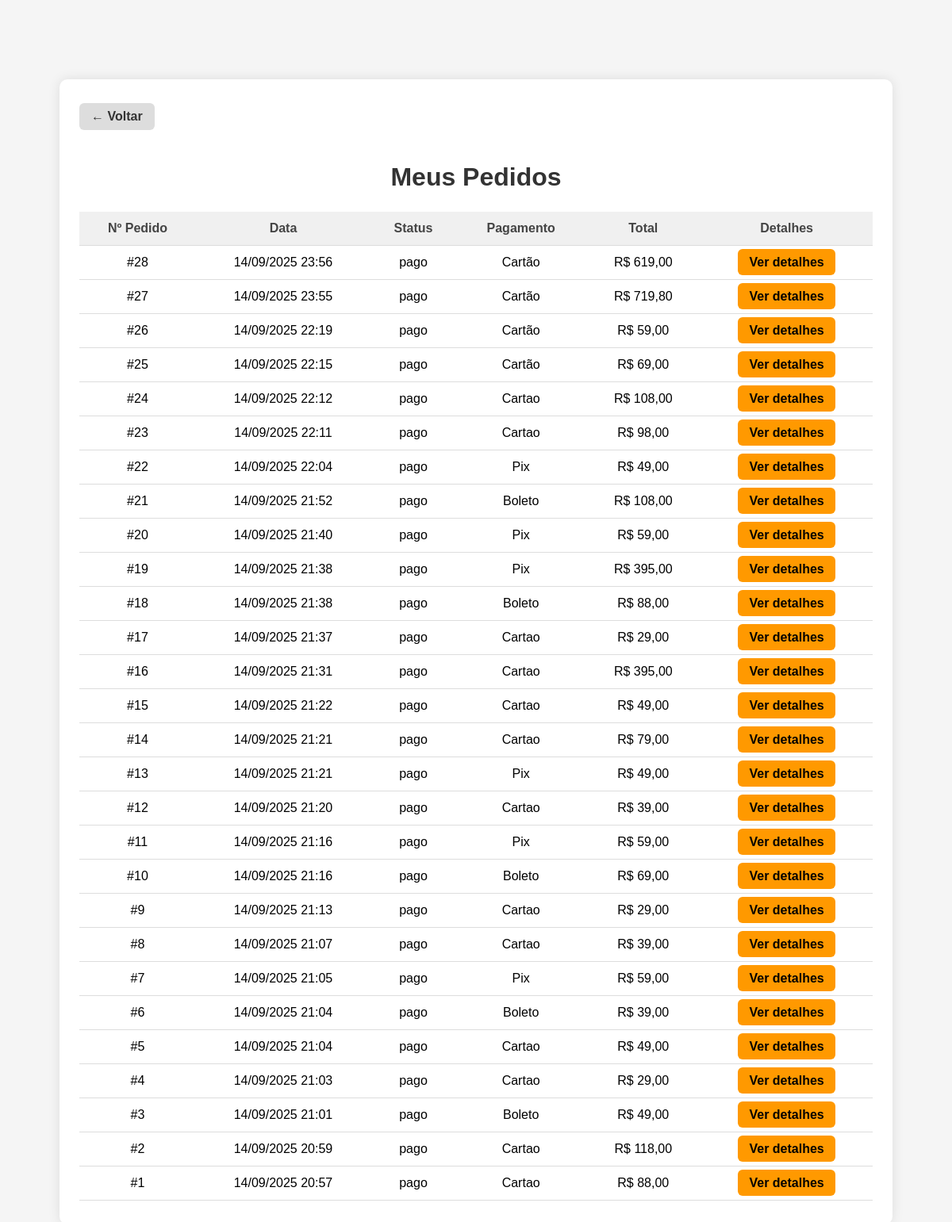
The page /src/php/views/meusPedidos.php (signed in) on the database its author committed.
### tables this page shows
CREATE TABLE `pedidos` (
  `id_pedido` int(11) NOT NULL,
  `id_usuario` int(11) DEFAULT NULL,
  `id_endereco` int(11) DEFAULT NULL,
  `data_pedido` datetime DEFAULT current_timestamp(),
  `status` enum('pendente','pago','enviado','entregue','cancelado') DEFAULT 'pendente',
  `total` decimal(10,2) DEFAULT NULL,
  `forma_pagamento` varchar(100) DEFAULT NULL
);

### src/php/views/meusPedidos.php (the view, shortened to what this page needs)
<?php
$id_usuario = $_SESSION['usuario_id'];
$conexao = new Conexao();
$db = $conexao->getConnection();
$sql = "
    SELECT * FROM pedidos
    WHERE id_usuario = :id_usuario
    ORDER BY data_pedido DESC
";
$stmt = $db->prepare($sql);
$stmt->bindParam(':id_usuario', $id_usuario, PDO::PARAM_INT);
$stmt->execute();
$pedidos = $stmt->fetchAll(PDO::FETCH_ASSOC);
?>
<!DOCTYPE html>
<html lang="pt-br">
<head>
    <link rel="stylesheet" href="../../css/styleMeusPedidos.css">
</head>
<body>
    <div class="container-pedidos">
        <a href="areaUsuario.php" class="botao-voltar">&larr; Voltar</a>
        <h1>Meus Pedidos</h1>
        <?php if (count($pedidos) === 0): ?>
            <p>Você ainda não fez nenhum pedido.</p>
        <?php else: ?>
            <table>
                <thead>
                    <tr>
                        <th>Nº Pedido</th>
                        <th>Data</th>
                        <th>Status</th>
                        <th>Pagamento</th>
                        <th>Total</th>
                        <th>Detalhes</th>
                    </tr>
                </thead>
                <tbody>
                    <?php foreach ($pedidos as $pedido): ?>
                        <tr>
                            <td>#<?= htmlspecialchars($pedido['id_pedido']) ?></td>
                            <td><?= date('d/m/Y H:i', strtotime($pedido['data_pedido'])) ?></td>
                            <td><?= htmlspecialchars($pedido['status']) ?></td>
                            <td><?= ucfirst(htmlspecialchars($pedido['forma_pagamento'])) ?></td>
                            <td>R$ <?= number_format($pedido['total'], 2, ',', '.') ?></td>
                            <td>
                                <a href="confirmacao.php?pedido=<?= $pedido['id_pedido'] ?>" class="botao-detalhes">
                                    Ver detalhes
                                </a>
                            </td>
                        </tr>
                    <?php endforeach; ?>
                </tbody>
            </table>
        <?php endif; ?>
    </div>
</body>
</html>

### src/css/styleMeusPedidos.css (style rules this page uses)
body { font-family: Arial, sans-serif; background-color: #f5f5f5; padding-top: 100px; margin: 0; }
.container-pedidos { max-width: 1000px; margin: 0 auto; background-color: #fff; padding: 30px 25px; border-radius: 10px; box-shadow: 0 0 15px rgba(0,0,0,0.1); }
.container-pedidos h1 { margin-bottom: 25px; text-align: center; color: #333; }
table { width: 100%; border-collapse: collapse; margin-top: 10px; }
table th, table td { padding: 12px; text-align: center; border-bottom: 1px solid #ddd; }
table th { background-color: #f0f0f0; color: #444; }
.botao-detalhes { background-color: #FF9900; color: #000; padding: 8px 14px; border-radius: 6px; text-decoration: none; font-weight: bold; transition: background-color 0.3s; }
.botao-voltar { display: inline-block; margin-bottom: 20px; padding: 8px 15px; background-color: #ddd; color: #333; text-decoration: none; border-radius: 6px; font-weight: bold; transition: background-color 0.3s; }

### rows shown on the page
pedidos: id_pedido "28", data_pedido "14/09/2025 23:56", status "pago", forma_pagamento "Cartão", total "619,00"
pedidos: id_pedido "27", data_pedido "14/09/2025 23:55", status "pago", forma_pagamento "Cartão", total "719,80"
pedidos: id_pedido "26", data_pedido "14/09/2025 22:19", status "pago", forma_pagamento "Cartão", total "59,00"
pedidos: id_pedido "25", data_pedido "14/09/2025 22:15", status "pago", forma_pagamento "Cartão", total "69,00"
pedidos: id_pedido "24", data_pedido "14/09/2025 22:12", status "pago", forma_pagamento "Cartao", total "108,00"
pedidos: id_pedido "23", data_pedido "14/09/2025 22:11", status "pago", forma_pagamento "Cartao", total "98,00"
pedidos: id_pedido "22", data_pedido "14/09/2025 22:04", status "pago", forma_pagamento "Pix", total "49,00"
pedidos: id_pedido "21", data_pedido "14/09/2025 21:52", status "pago", forma_pagamento "Boleto", total "108,00"
pedidos: id_pedido "20", data_pedido "14/09/2025 21:40", status "pago", forma_pagamento "Pix", total "59,00"
pedidos: id_pedido "19", data_pedido "14/09/2025 21:38", status "pago", forma_pagamento "Pix", total "395,00"
pedidos: id_pedido "18", data_pedido "14/09/2025 21:38", status "pago", forma_pagamento "Boleto", total "88,00"
pedidos: id_pedido "17", data_pedido "14/09/2025 21:37", status "pago", forma_pagamento "Cartao", total "29,00"
pedidos: id_pedido "16", data_pedido "14/09/2025 21:31", status "pago", forma_pagamento "Cartao", total "395,00"
pedidos: id_pedido "15", data_pedido "14/09/2025 21:22", status "pago", forma_pagamento "Cartao", total "49,00"
pedidos: id_pedido "14", data_pedido "14/09/2025 21:21", status "pago", forma_pagamento "Cartao", total "79,00"
pedidos: id_pedido "13", data_pedido "14/09/2025 21:21", status "pago", forma_pagamento "Pix", total "49,00"
pedidos: id_pedido "12", data_pedido "14/09/2025 21:20", status "pago", forma_pagamento "Cartao", total "39,00"
pedidos: id_pedido "11", data_pedido "14/09/2025 21:16", status "pago", forma_pagamento "Pix", total "59,00"
pedidos: id_pedido "10", data_pedido "14/09/2025 21:16", status "pago", forma_pagamento "Boleto", total "69,00"
pedidos: id_pedido "9", data_pedido "14/09/2025 21:13", status "pago", forma_pagamento "Cartao", total "29,00"
pedidos: id_pedido "8", data_pedido "14/09/2025 21:07", status "pago", forma_pagamento "Cartao", total "39,00"
pedidos: id_pedido "7", data_pedido "14/09/2025 21:05", status "pago", forma_pagamento "Pix", total "59,00"
pedidos: id_pedido "6", data_pedido "14/09/2025 21:04", status "pago", forma_pagamento "Boleto", total "39,00"
pedidos: id_pedido "5", data_pedido "14/09/2025 21:04", status "pago", forma_pagamento "Cartao", total "49,00"
pedidos: id_pedido "4", data_pedido "14/09/2025 21:03", status "pago", forma_pagamento "Cartao", total "29,00"
pedidos: id_pedido "3", data_pedido "14/09/2025 21:01", status "pago", forma_pagamento "Boleto", total "49,00"
pedidos: id_pedido "2", data_pedido "14/09/2025 20:59", status "pago", forma_pagamento "Cartao", total "118,00"
pedidos: id_pedido "1", data_pedido "14/09/2025 20:57", status "pago", forma_pagamento "Cartao", total "88,00"
